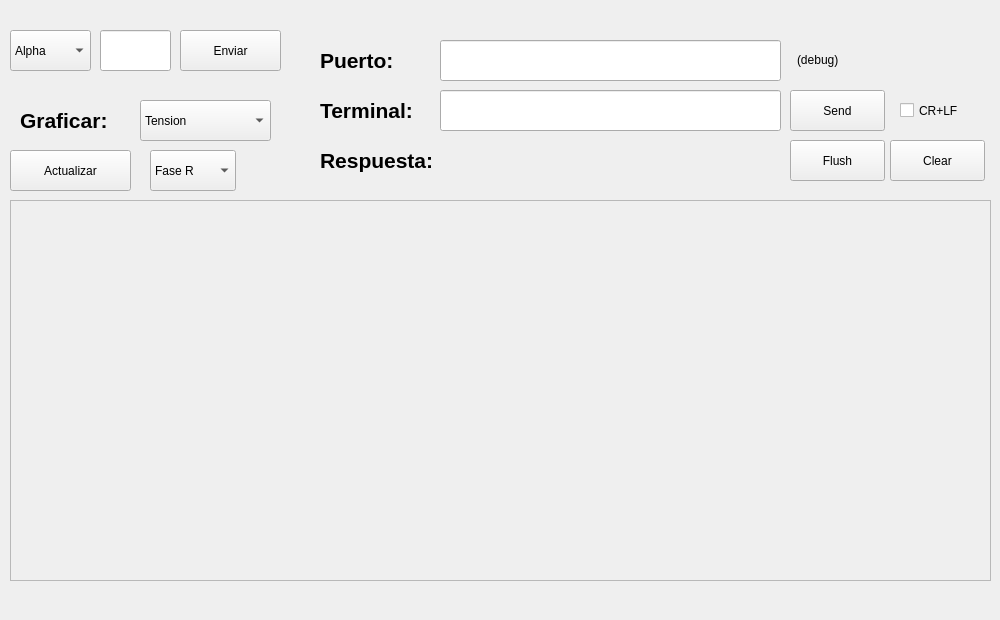
    <widget class="QWidget" name="graph">
     <attribute name="title">
      <string>Gráficos</string>
     </attribute>
     <widget class="QFrame" name="frame">
      <property name="geometry">
       <rect>
        <x>10</x>
        <y>200</y>
        <width>981</width>
        <height>381</height>
       </rect>
      </property>
      <property name="frameShape">
       <enum>QFrame::StyledPanel</enum>
      </property>
      <property name="frameShadow">
       <enum>QFrame::Raised</enum>
      </property>
      <widget class="QCustomPlot" name="specPMTs_3" native="true">
       <property name="geometry">
        <rect>
         <x>10</x>
         <y>10</y>
         <width>961</width>
         <height>361</height>
        </rect>
       </property>
       <property name="autoFillBackground">
        <bool>false</bool>
       </property>
      </widget>
     </widget>
     <widget class="QComboBox" name="comboBox">
      <property name="geometry">
       <rect>
        <x>140</x>
        <y>100</y>
        <width>131</width>
        <height>41</height>
       </rect>
      </property>
      <item>
       <property name="text">
        <string>Tension</string>
       </property>
      </item>
      <item>
       <property name="text">
        <string>Corriente</string>
       </property>
      </item>
      <item>
       <property name="text">
        <string>Potencia</string>
       </property>
      </item>
     </widget>
     <widget class="QLabel" name="label_2">
      <property name="geometry">
       <rect>
        <x>20</x>
        <y>100</y>
        <width>111</width>
        <height>41</height>
       </rect>
      </property>
      <property name="font">
       <font>
        <pointsize>16</pointsize>
        <weight>75</weight>
        <bold>true</bold>
       </font>
      </property>
      <property name="text">
       <string>Graficar:</string>
      </property>
     </widget>
     <widget class="QLineEdit" name="lineEdit">
      <property name="geometry">
       <rect>
        <x>100</x>
        <y>30</y>
        <width>71</width>
        <height>41</height>
       </rect>
      </property>
     </widget>
     <widget class="QPushButton" name="pushButton">
      <property name="geometry">
       <rect>
        <x>180</x>
        <y>30</y>
        <width>101</width>
        <height>41</height>
       </rect>
      </property>
      <property name="text">
       <string>Enviar</string>
      </property>
     </widget>
     <widget class="QPushButton" name="pushButton_flush_terminal_2">
      <property name="geometry">
       <rect>
        <x>790</x>
        <y>140</y>
        <width>95</width>
        <height>41</height>
       </rect>
      </property>
      <property name="text">
       <string>Flush</string>
      </property>
     </widget>
     <widget class="QCheckBox" name="checkBox_end_terminal_2">
      <property name="geometry">
       <rect>
        <x>900</x>
        <y>90</y>
        <width>81</width>
        <height>41</height>
       </rect>
      </property>
      <property name="text">
       <string>CR+LF</string>
      </property>
     </widget>
     <widget class="QLineEdit" name="lineEdit_terminal_2">
      <property name="geometry">
       <rect>
        <x>440</x>
        <y>90</y>
        <width>341</width>
        <height>41</height>
       </rect>
      </property>
     </widget>
     <widget class="QPushButton" name="pushButton_clear_terminal_2">
      <property name="geometry">
       <rect>
        <x>890</x>
        <y>140</y>
        <width>95</width>
        <height>41</height>
       </rect>
      </property>
      <property name="text">
       <string>Clear</string>
      </property>
     </widget>
     <widget class="QPushButton" name="pushButton_send_terminal_2">
      <property name="geometry">
       <rect>
        <x>790</x>
        <y>90</y>
        <width>95</width>
        <height>41</height>
       </rect>
      </property>
      <property name="text">
       <string>Send</string>
      </property>
     </widget>
     <widget class="QLabel" name="label_5">
      <property name="geometry">
       <rect>
        <x>320</x>
        <y>140</y>
        <width>111</width>
        <height>41</height>
       </rect>
      </property>
      <property name="font">
       <font>
        <pointsize>16</pointsize>
        <weight>75</weight>
        <bold>true</bold>
       </font>
      </property>
      <property name="text">
       <string>Respuesta:</string>
      </property>
     </widget>
     <widget class="QLabel" name="label_size_terminal_2">
      <property name="geometry">
       <rect>
        <x>440</x>
        <y>140</y>
        <width>341</width>
        <height>41</height>
       </rect>
      </property>
      <property name="text">
       <string/>
      </property>
     </widget>
     <widget class="QLabel" name="label_6">
      <property name="geometry">
       <rect>
        <x>320</x>
        <y>90</y>
        <width>111</width>
        <height>41</height>
       </rect>
      </property>
      <property name="font">
       <font>
        <pointsize>16</pointsize>
        <weight>75</weight>
        <italic>false</italic>
        <bold>true</bold>
       </font>
      </property>
      <property name="text">
       <string>Terminal:</string>
      </property>
     </widget>
     <widget class="QLineEdit" name="EditText_Puerto">
      <property name="geometry">
       <rect>
        <x>440</x>
        <y>40</y>
        <width>341</width>
        <height>41</height>
       </rect>
      </property>
     </widget>
     <widget class="QLabel" name="label_8">
      <property name="geometry">
       <rect>
        <x>320</x>
        <y>40</y>
        <width>81</width>
        <height>41</height>
       </rect>
      </property>
      <property name="font">
       <font>
        <pointsize>16</pointsize>
        <weight>75</weight>
        <bold>true</bold>
       </font>
      </property>
      <property name="text">
       <string>Puerto:</string>
      </property>
     </widget>
     <widget class="QLabel" name="label_9">
      <property name="geometry">
       <rect>
        <x>797</x>
        <y>50</y>
        <width>81</width>
        <height>20</height>
       </rect>
      </property>
      <property name="text">
       <string>(debug)</string>
      </property>
     </widget>
     <widget class="QComboBox" name="comboBox_2">
      <property name="geometry">
       <rect>
        <x>10</x>
        <y>30</y>
        <width>81</width>
        <height>41</height>
       </rect>
      </property>
      <item>
       <property name="text">
        <string>Alpha</string>
       </property>
      </item>
     </widget>
     <widget class="QPushButton" name="pushButton_2">
      <property name="geometry">
       <rect>
        <x>10</x>
        <y>150</y>
        <width>121</width>
        <height>41</height>
       </rect>
      </property>
      <property name="text">
       <string>Actualizar</string>
      </property>
     </widget>
     <widget class="QComboBox" name="cb_Fase">
      <property name="geometry">
       <rect>
        <x>150</x>
        <y>150</y>
        <width>86</width>
        <height>41</height>
       </rect>
      </property>
      <item>
       <property name="text">
        <string>Fase R</string>
       </property>
      </item>
      <item>
       <property name="text">
        <string>Fase S</string>
       </property>
      </item>
      <item>
       <property name="text">
        <string>Fase T</string>
       </property>
      </item>
     </widget>
     <widget class="QLabel" name="label_info">
      <property name="geometry">
       <rect>
        <x>30</x>
        <y>590</y>
        <width>911</width>
        <height>21</height>
       </rect>
      </property>
      <property name="text">
       <string/>
      </property>
     </widget>
    </widget>
